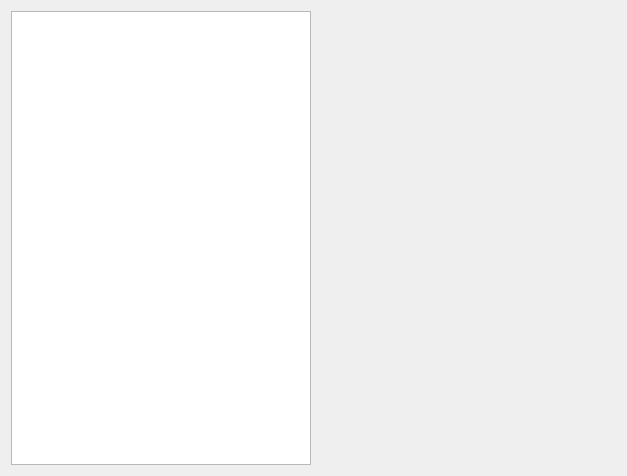
<?xml version="1.0" encoding="UTF-8"?>
<ui version="4.0">
 <class>Dialog</class>
 <widget class="QDialog" name="Dialog">
  <property name="geometry">
   <rect>
    <x>0</x>
    <y>0</y>
    <width>627</width>
    <height>476</height>
   </rect>
  </property>
  <property name="windowTitle">
   <string>Dialog</string>
  </property>
  <layout class="QHBoxLayout" name="horizontalLayout" stretch="1,1">
   <item>
    <widget class="QTextEdit" name="textEdit"/>
   </item>
   <item>
    <widget class="QCustomPlot" name="plot" native="true"/>
   </item>
  </layout>
 </widget>
 <customwidgets>
  <customwidget>
   <class>QCustomPlot</class>
   <extends>QWidget</extends>
   <header>../../qcustomplot.h</header>
   <container>1</container>
  </customwidget>
 </customwidgets>
 <resources/>
 <connections/>
</ui>
